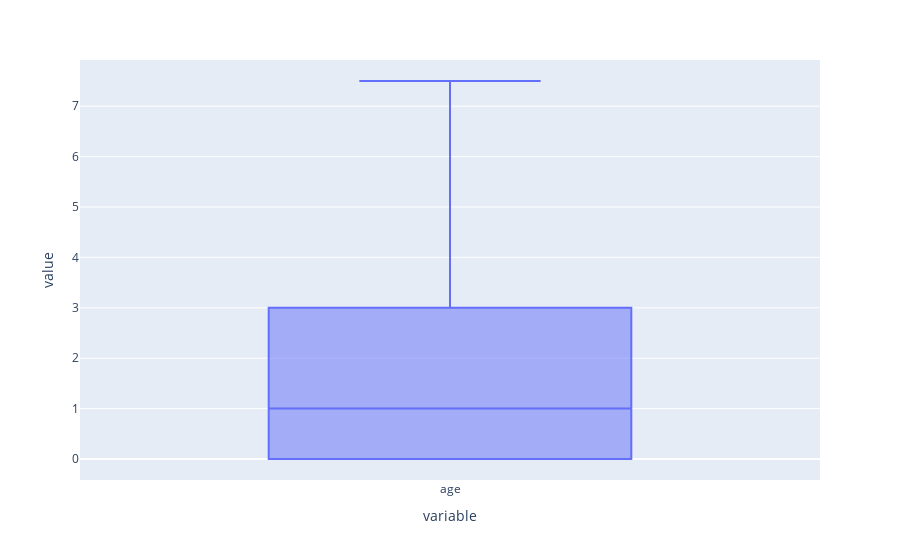

Notebook source saved alongside this figure:
### Code cell
px.box(data['age'])

### Figure 1 — Plotly figure (JSON) as saved in the notebook; plotly's stock layout.template omitted (floating-point values rounded to 4 significant figures; data arrays with more than 128 entries replaced by an {"elided": "..."} marker saying what was removed)
{"data": [{"alignmentgroup": "True", "hovertemplate": "variable=%{x}<br>value=%{y}<extra></extra>", "legendgroup": "", "marker": {"color": "#636efa"}, "name": "", "notched": false, "offsetgroup": "", "orientation": "v", "showlegend": false, "type": "box", "x": {"elided": "2620 str values"}, "x0": " ", "xaxis": "x", "y": {"elided": "2620 float values"}, "y0": " ", "yaxis": "y"}], "layout": {"autosize": true, "boxmode": "group", "legend": {"tracegroupgap": 0}, "margin": {"t": 60}, "xaxis": {"anchor": "y", "autorange": true, "domain": [0, 1], "range": [-0.5, 0.5], "title": {"text": "variable"}, "type": "category"}, "yaxis": {"anchor": "x", "autorange": true, "domain": [0, 1], "range": [-0.4167, 7.917], "title": {"text": "value"}, "type": "linear"}}}
